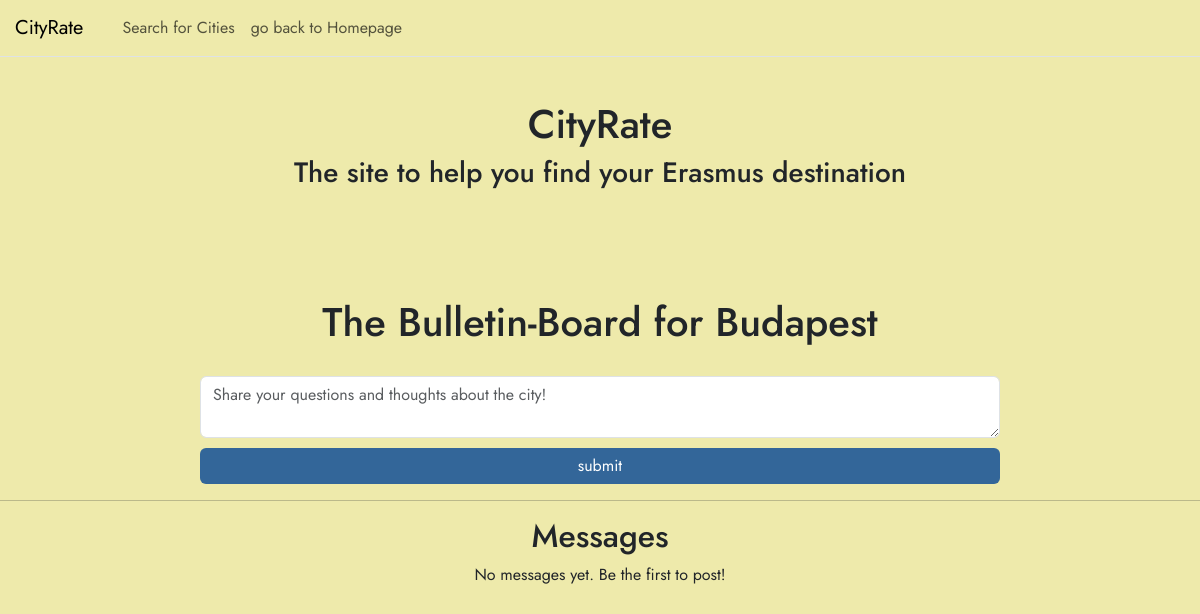
The page /bulletin/Budapest (signed in) on the database as committed earlier.
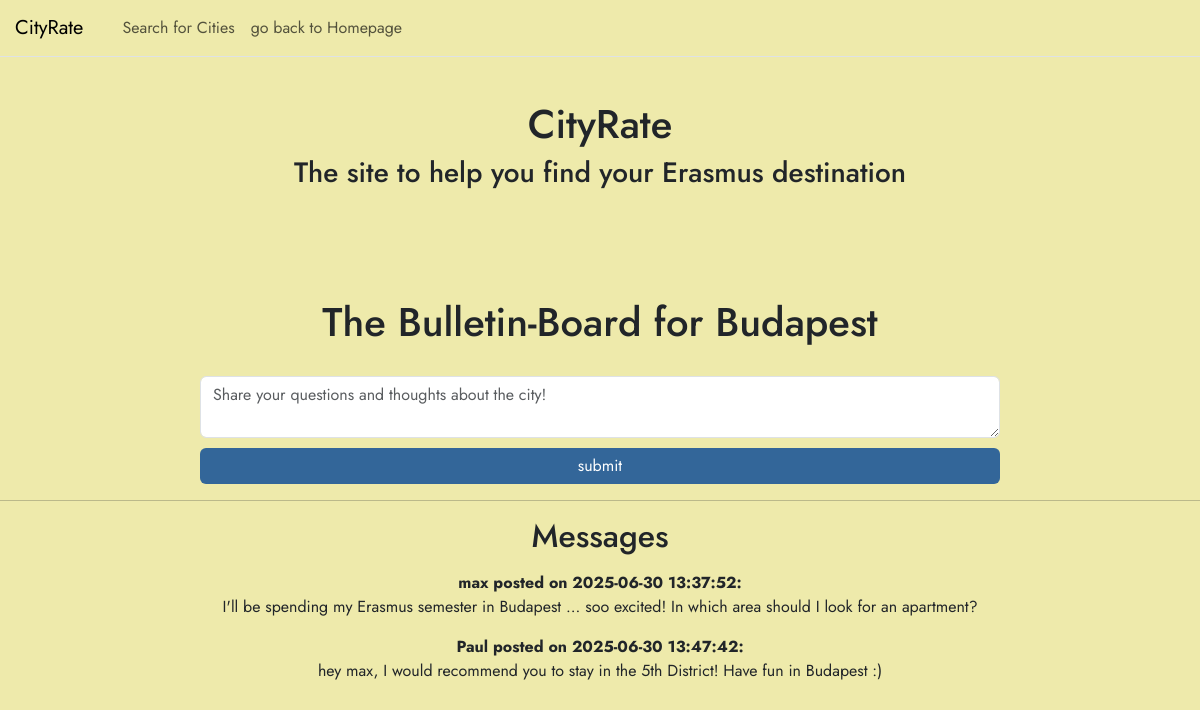
The same page on the database as committed later.
### tables this page shows
CREATE TABLE city (
    name TEXT PRIMARY KEY NOT NULL,
    description TEXT NOT NULL,
    image_path TEXT
);

CREATE TABLE bulletin(
    bulletin_id INTEGER PRIMARY KEY AUTOINCREMENT,
    city_name TEXT NOT NULL,
    username TEXT NOT NULL,
    message TEXT NOT NULL,
    bulletin_time TIMESTAMP DEFAULT CURRENT_TIMESTAMP,
    FOREIGN KEY(city_name) REFERENCES city(name),
    FOREIGN KEY(username) REFERENCES user(username)
);

### app.py (the view, shortened to what this page needs)
@app.route('/bulletin/<city_name>', methods=['GET', 'POST'])
@login_required
def bulletin(city_name):
    db_con = get_db_con()
    form = BulletinForm()
    city = db_con.execute(
        'SELECT * FROM city WHERE LOWER(name) = LOWER(?)',
        (city_name.lower(),)
    ).fetchone()
    if city is None:
        return "City not found", 404
    messages = db_con.execute('SELECT * FROM bulletin WHERE city_name = ?',(city['name'],)).fetchall()
    return render_template('bulletin.html', city=city, form=form, messages=messages)

### forms.py
class BulletinForm(FlaskForm):
    message = TextAreaField(validators=[InputRequired(), Length(min=10, max=700)])
    submitMessage = SubmitField('submit') #Button für Bestätigung

### app.py (called while the page is built)
@login_manager.user_loader
def load_user(user_id):
    return User.get(user_id)

    @staticmethod
    def get(user_id):
        db_con = get_db_con()
        getuser = db_con.execute(
            'SELECT * FROM user WHERE id = ?', (user_id,)).fetchone()
        if getuser:
            return User(id=getuser['id'],username= getuser['username'], password=getuser['password'] )
        return None

### db.py (called while the page is built)
def get_db_con(pragma_foreign_keys = True):
    if 'db_con' not in g:
        g.db_con = sqlite3.connect(
            current_app.config['DATABASE'],
            detect_types=sqlite3.PARSE_DECLTYPES
        )
        g.db_con.row_factory = sqlite3.Row
        if pragma_foreign_keys:
            g.db_con.execute('PRAGMA foreign_keys = ON;')
    return g.db_con

def close_db_con(e=None):
    db_con = g.pop('db_con', None)
    if db_con is not None:
        db_con.close()

### templates/bulletin.html (shortened to what this page needs)
{% from 'bootstrap5/nav.html' import render_nav_item %}
<!DOCTYPE html>
<html>
<head>
    {{ bootstrap.load_css() }}
<link rel="stylesheet" href="{{ url_for('static', filename='css/style.css') }}">
</head>
<body>
  <nav class="navbar navbar-expand-xl border-bottom mb-3 fixed-top">
        <div class="container-fluid px-0">
            <a class="navbar-brand" href="{{ url_for('home') }}"  style ="padding-left: 15px;" >CityRate</a>
            <div class="collapse navbar-collapse" id="navbarSupportedContent">
    <ul class="navbar-nav me-auto mb-2 mb-lg-0" style="padding-left: 15px;">
    {{ render_nav_item('search', 'Search for Cities') }}
        {{ render_nav_item('home', 'go back to Homepage') }}
    </ul>
</div>
        </div>
    </nav>
    <header>
        <h1>CityRate</h1>
        <h3>The site to help you find your Erasmus destination</h3>
    </header>
    <main>
     <h1> The Bulletin-Board for {{ city['name'] }}</h1>
    <form method="POST" action="{{ url_for('bulletin',city_name=city.name) }}" style="display: flex; flex-direction: column; justify-content: center; gap: 10px; margin-top: 30px; margin-left: 200px; margin-right: 200px">
    {{ form.message(class="form-control", placeholder="Share your questions and thoughts about the city!") }}
    {{ form.submitMessage(class="btn btn-primary custom-button1") }}
    </form>
    <hr>
    <h2> Messages </h2>
    {% for msg in messages %}
        <div class="card-text mt-3">
            <b>{{ msg['username']}} posted on {{ msg['bulletin_time']}}: </b>
            <p>{{ msg['message']}}</p>
        </div>
    {% else %}
        <p>No messages yet. Be the first to post!</p>
    {% endfor %}
    </main>
</body>
</html>

### static/css/style.css (style rules this page uses)
h1, h2, h3, h4, h5, h6 { text-align: center; }
body { padding-top: 100px; background-color: #EEEAAB; font-family: 'Jost', sans-serif; }
main { background-color: #EEEAAB; font-family: 'Jost', sans-serif; text-align: center; padding-top: 100px; }
nav.navbar { background-color: #EEEAAB; opacity: 1; }
.custom-button1 { background-color: #336699; color: white; border: none; }

Rows that differ between the two databases and show on the page:
added bulletin: username "max", bulletin_time "2025-06-30 13:37:52", message "I'll be spending my Erasmus semester in Budapest ... soo excited! In which area should I look for an apartment?"
added bulletin: username "Paul", bulletin_time "2025-06-30 13:47:42", message "hey max, I would recommend you to stay in the 5th District! Have fun in Budapest :)"
Other text that changed with them:
text no longer shown: "No messages yet. Be the first to post!"
